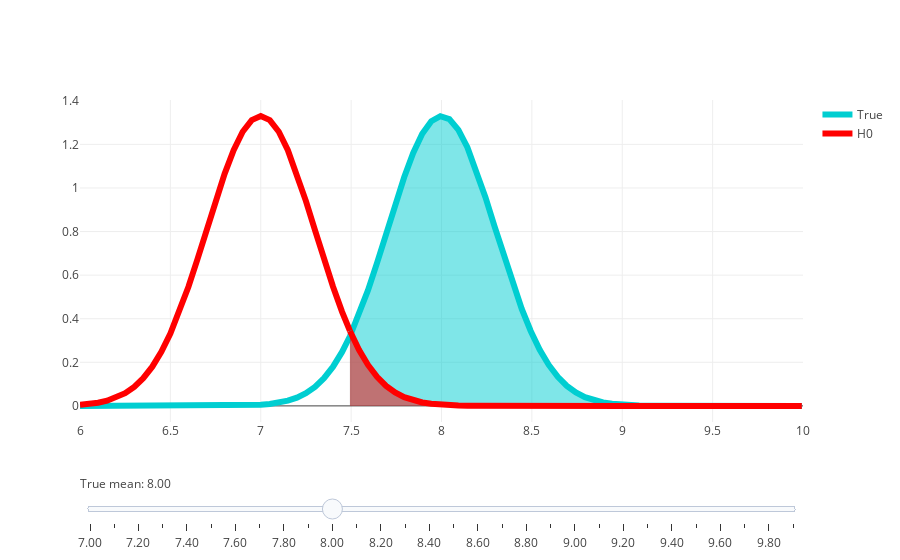

The cell this chart's notebook holds for it:
### Markdown cell above
Let's consider the following example.

The taxi company claims that the average wait time for a taxi is 7 minutes with standard deviation 3.
Their competitor made an independent experiment with 100 participants and discovered that the averate wait time of the experiment was 14. 

Can the competitor company claim that they have an evidence that the average wait time is bigger than the reported one?

### Code cell
from plotly import __version__
from plotly.offline import init_notebook_mode, plot, iplot
import numpy as np 
from scipy.stats import norm

init_notebook_mode(connected=True) # inline mode for plotly

h0_mean = 7 # H0 hypothesis
sigma = 3 # we suppose that we know sigma
n = 100 # sample size
start = 6; end = 10 # start and end of the considered values of mean
sigma_ztest = sigma/np.sqrt(n) # standard deviation of the distribution of means
sign_level_arg = norm.ppf(.95, h0_mean, sigma_ztest) # the critical value for the significance level 0.05
x1 = np.append(np.arange(start, sign_level_arg, 0.05), [sign_level_arg]) # x argument for the uncolored part of plot
x2 = np.arange(sign_level_arg, end, 0.05) # x argument for colored part
step_range = np.arange(h0_mean,end,0.1)

# creating scatterplot for each of the steps (in slider)
data = [dict(visible = False, line=dict(color='00CED1', width=6), hoverinfo='none',
            x = x1, y = norm.pdf(x1,step,sigma_ztest), name = 'True') for step in step_range] + [
        dict(visible = False, line=dict(color='00CED1', width=6), hoverinfo='none', 
             fill='tozeroy', showlegend=False,
            x = x2, y = norm.pdf(x2,step,sigma_ztest), name='') for step in step_range]+ [
        dict(visible = True, line=dict(color='red', width=6), hoverinfo='none',
            x = x1, y = norm.pdf(x1,h0_mean,sigma_ztest), name='H0'),
        dict(visible = True, line=dict(color='red', width=6), hoverinfo='none',
            fill='tozeroy',showlegend=False,
            x = x2, y = norm.pdf(x2,h0_mean,sigma_ztest), name = '')]

# number of steps
size = (len(data)-2)
# step 10 is visible
data[10]['visible'] = True
data[10+size/2]['visible'] = True

steps = []

for i in range(0, size/2):
    step = dict(
        method = 'restyle',
        args = ['visible', [False] * (len(data)-2) + [True]*2],
        label = ['%.2f'%t for t in step_range][i]
    )
    step['args'][1][i] = True # Toggle i'th trace to "visible"
    step['args'][1][i+size/2] = True 
    steps.append(step)

sliders = [dict(
    active = 10,
    currentvalue = {"prefix": "True mean: "},
    pad = {"t": 50},
    steps = steps
)]
layout = dict(sliders=sliders, annotations=[
        dict(x=1,y=0.01,xref='x',yref='y', text='alpha',showarrow=True,arrowhead=5,ax=-40,ay=-40)
    ], xaxis=dict(range=[start,end]))

fig = dict(data=data, layout=layout)

iplot(fig, filename='Sine Wave Slider')
